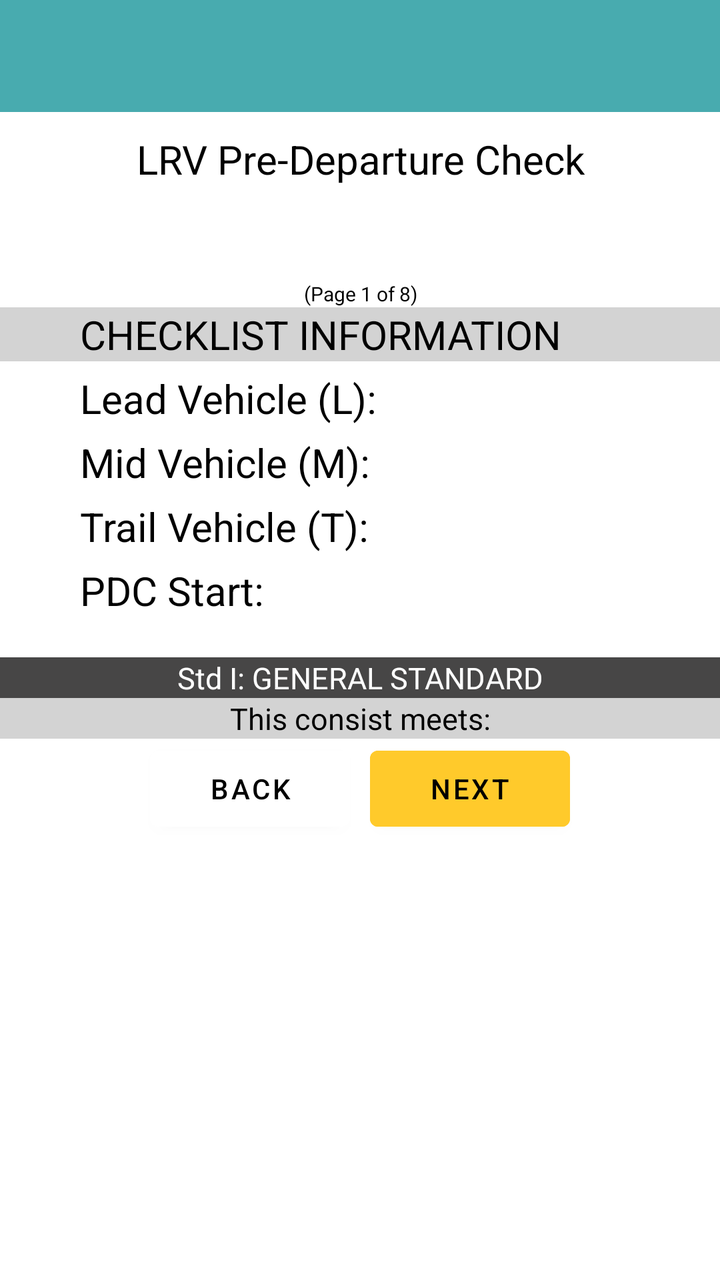
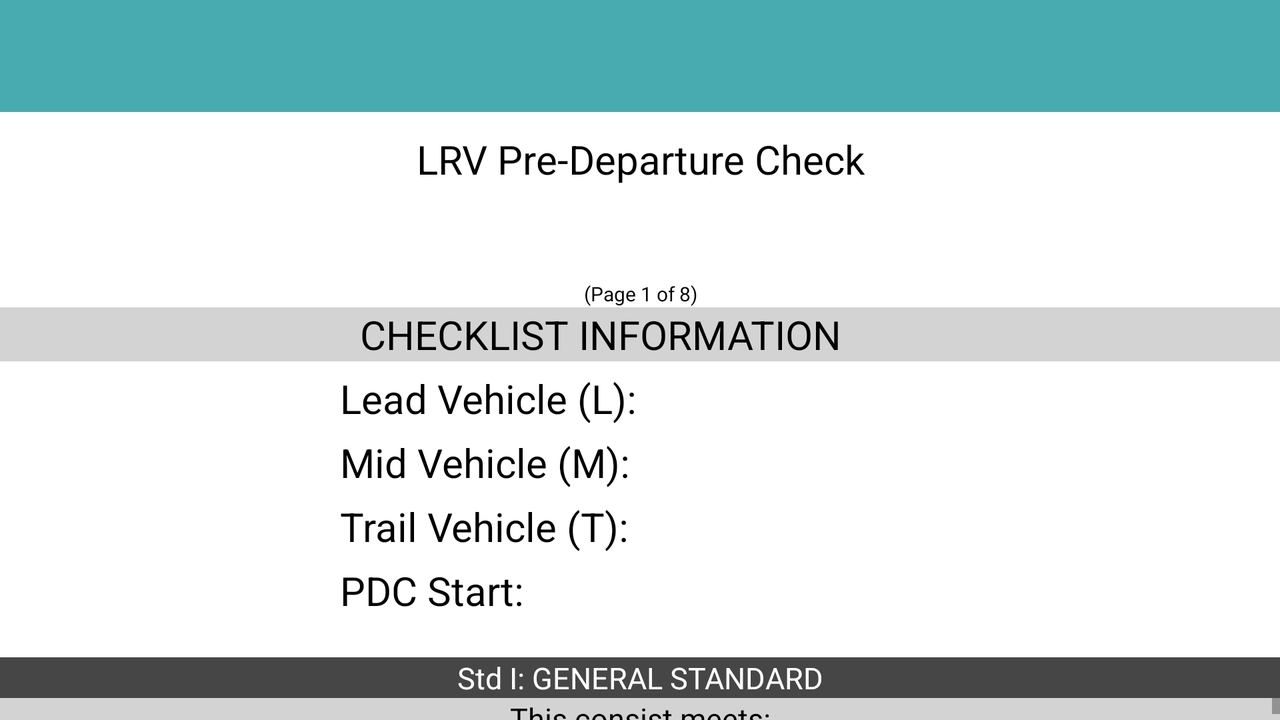

An Android layout and its configuration variant, each rendered on a device that would load it. The default file and the variant file are quoted in full after the pictures.
<!-- AndroidManifest.xml: application theme Theme.LightdarkMode -->
<!-- res/layout/fragment_general_s_t_d.xml -->
<?xml version="1.0" encoding="utf-8"?>
<LinearLayout xmlns:android="http://schemas.android.com/apk/res/android"
    xmlns:tools="http://schemas.android.com/tools"
    android:layout_width="match_parent"
    android:layout_height="match_parent"
    android:orientation="vertical"

    android:id="@+id/linear"
    tools:context=".generalSTD">
    <androidx.appcompat.widget.Toolbar
        android:id="@+id/my_toolbar"
        android:layout_width="match_parent"
        android:layout_height="wrap_content"
        android:background="@color/green"
        android:textColor="@color/white"
        android:theme="@style/ThemeOverlay.AppCompat.ActionBar"/>
<TextView
    android:id="@+id/tv"
    android:layout_width="match_parent"
    android:layout_height="wrap_content"
    android:gravity="center"

    android:textSize="20dp"
    android:layout_marginTop="10dp"
    android:text="LRV Pre-Departure Check"/>
    <TextView
        android:id="@+id/tv2"
        android:layout_width="match_parent"
        android:layout_height="wrap_content"
        android:gravity="center"

        android:textSize="20dp"
        android:layout_marginTop="10dp" />
    <TextView
        android:id="@+id/tv3"
        android:layout_width="match_parent"
        android:layout_height="wrap_content"
        android:gravity="center"

        android:textSize="10dp"
        android:layout_marginTop="10dp"
        android:text="(Page 1 of 8)"/>
    <LinearLayout
        android:id="@+id/linear1"
        android:layout_width="match_parent"
        android:layout_height="wrap_content"
        android:gravity="center"
        android:background="#d3d3d3"
        android:orientation="horizontal">
        <TextView
            android:id="@+id/tv4"
            android:layout_width="wrap_content"
            android:layout_height="wrap_content"
            android:gravity="center"
            android:textColor="@color/black"
            android:textSize="20dp"

            android:text="CHECKLIST INFORMATION"/>

        <Button
            android:id="@+id/btn"
            android:layout_width="20dp"
            android:layout_height="20dp"
            android:layout_marginStart="20dp"
            android:background="@drawable/add" />
    </LinearLayout>

    <LinearLayout
        android:id="@+id/linear2"
        android:layout_width="wrap_content"
        android:layout_height="wrap_content"
        android:layout_marginTop="5dp"
        android:orientation="horizontal">
        <TextView
            android:id="@+id/tv6"

            android:layout_marginStart="40dp"
            android:layout_width="150dp"
            android:layout_height="wrap_content"
            android:textSize="20dp"

            android:text="Lead Vehicle (L):"
            />
        <TextView
            android:id="@+id/lvd"

            android:layout_marginStart="40dp"
            android:layout_width="150dp"
            android:layout_height="wrap_content"
            android:textSize="20dp"

            />
    </LinearLayout>

    <LinearLayout
        android:id="@+id/linear5"
        android:layout_width="wrap_content"
        android:layout_height="wrap_content"
        android:layout_marginTop="5dp"
        android:orientation="horizontal">
        <TextView
            android:id="@+id/tv5"

            android:layout_marginStart="40dp"
            android:layout_width="150dp"
            android:layout_height="wrap_content"
            android:textSize="20dp"

            android:text="Mid Vehicle (M):"
            />
        <TextView
            android:id="@+id/mvd"

            android:layout_marginStart="40dp"
            android:layout_width="150dp"
            android:layout_height="wrap_content"
            android:textSize="20dp"

            />
    </LinearLayout>
    <LinearLayout
        android:id="@+id/linear3"
        android:layout_width="wrap_content"
        android:layout_height="wrap_content"
        android:layout_marginTop="5dp"
        android:orientation="horizontal">
        <TextView
            android:id="@+id/dt"

            android:layout_marginStart="40dp"
            android:layout_width="150dp"
            android:layout_height="wrap_content"
            android:textSize="20dp"

            android:text="Trail Vehicle (T):"
            />
        <TextView
            android:id="@+id/tvd"
            android:layout_marginStart="40dp"
            android:layout_width="150dp"
            android:layout_height="wrap_content"
            android:textSize="20dp"


            />
    </LinearLayout>
    <LinearLayout
        android:id="@+id/linear4"
        android:layout_width="wrap_content"
        android:layout_height="wrap_content"
        android:layout_marginTop="5dp"
        android:orientation="horizontal">
        <TextView
            android:id="@+id/lv"

            android:layout_marginStart="40dp"
            android:layout_width="150dp"
            android:layout_height="wrap_content"
            android:textSize="20dp"

            android:text="PDC Start:"
            />
        <TextView
            android:id="@+id/dtd"
            android:layout_marginTop="10dp"
            android:layout_marginStart="40dp"
            android:layout_width="150dp"
            android:layout_height="wrap_content"
            android:textSize="20dp"
            />
    </LinearLayout>
    <TextView
        android:id="@+id/tv7"
        android:layout_width="match_parent"
        android:layout_height="wrap_content"
        android:gravity="center"
        android:textColor="@color/white"
        android:textSize="15dp"
        android:layout_marginTop="10dp"
        android:background="#474646"
        android:text="Std I: GENERAL STANDARD"/>
    <TextView
        android:id="@+id/tv8"
        android:layout_width="match_parent"
        android:layout_height="wrap_content"
        android:gravity="center"
        android:textColor="@color/black"
        android:textSize="15dp"
        android:background="#d3d3d3"
        android:text="This consist meets:"/>
    <TableLayout
        android:id="@+id/table"
        android:layout_marginStart="10dp"
       android:layout_gravity="center"
        android:layout_width="wrap_content"
        android:layout_height="wrap_content">



    </TableLayout>

<LinearLayout
    android:layout_width="match_parent"
    android:layout_height="wrap_content"
    android:gravity="center"
    android:orientation="horizontal">
    <Button
    android:id="@+id/back"
    android:layout_width="100dp"
        android:backgroundTint="#ffff"
        android:text="Back"
        android:textColor="@color/black"
    android:layout_height="50dp"/>
    <Button
        android:id="@+id/next"
        android:layout_marginStart="10dp"
        android:backgroundTint="#ffca2b"
        android:layout_width="100dp"
        android:text="Next"
        android:textColor="@color/black"
        android:layout_height="50dp"/>
</LinearLayout>


</LinearLayout>
<!-- resources referenced by this layout -->
<resources>
  <color name="black">#FF000000</color>
  <color name="green">#48ABAF</color>
  <color name="white">#FFFFFFFF</color>
  <style name="Theme.LightdarkMode" parent="Theme.MaterialComponents.DayNight.NoActionBar">
          
          <item name="colorPrimary">#48ABAF</item>
          <item name="colorPrimaryDark">@color/purple_700</item>
          <item name="colorOnPrimary">@color/black</item>
          <item name="colorAccent">@color/teal_200</item>
          <item name="android:textColor">@color/black</item>
  
  
          <item name="android:windowBackground">@color/white</item>
          
      </style>
  <color name="purple_700">#FF3700B3</color>
  <color name="teal_200">#FF03DAC5</color>
</resources>
<!-- res/layout-land/fragment_general_s_t_d.xml (the repository's variant of the layout above) -->
<!-- drawn on the phone turned sideways -->
<?xml version="1.0" encoding="utf-8"?>
<LinearLayout xmlns:android="http://schemas.android.com/apk/res/android"
    xmlns:tools="http://schemas.android.com/tools"
    android:layout_width="match_parent"
    android:layout_height="match_parent"
    android:orientation="vertical"

    android:id="@+id/linear"
    tools:context=".generalSTD">
    <androidx.appcompat.widget.Toolbar
        android:id="@+id/my_toolbar"
        android:layout_width="match_parent"
        android:layout_height="wrap_content"
        android:background="@color/green"
        android:textColor="@color/white"
        android:theme="@style/ThemeOverlay.AppCompat.ActionBar"/>
<TextView
    android:id="@+id/tv"
    android:layout_width="match_parent"
    android:layout_height="wrap_content"
    android:gravity="center"

    android:textSize="20dp"
    android:layout_marginTop="10dp"
    android:text="LRV Pre-Departure Check"/>
    <TextView
        android:id="@+id/tv2"
        android:layout_width="match_parent"
        android:layout_height="wrap_content"
        android:gravity="center"

        android:textSize="20dp"
        android:layout_marginTop="10dp" />
    <TextView
        android:id="@+id/tv3"
        android:layout_width="match_parent"
        android:layout_height="wrap_content"
        android:gravity="center"

        android:textSize="10dp"
        android:layout_marginTop="10dp"
        android:text="(Page 1 of 8)"/>
    <LinearLayout
        android:id="@+id/linear1"
        android:layout_width="match_parent"
        android:layout_height="wrap_content"
        android:gravity="center"
        android:background="#d3d3d3"
        android:orientation="horizontal">
        <TextView
            android:id="@+id/tv4"
            android:layout_width="wrap_content"
            android:layout_height="wrap_content"
            android:gravity="center"
            android:textColor="@color/black"
            android:textSize="20dp"

            android:text="CHECKLIST INFORMATION"/>

        <Button
            android:id="@+id/btn"
            android:layout_width="20dp"
            android:layout_height="20dp"
            android:layout_marginStart="20dp"
            android:background="@drawable/add" />
    </LinearLayout>

    <LinearLayout
        android:id="@+id/linear2"
        android:layout_width="wrap_content"
        android:layout_height="wrap_content"
        android:layout_gravity="center"
        android:layout_marginTop="5dp"
        android:orientation="horizontal">
        <TextView
            android:id="@+id/tv6"

            android:layout_marginStart="40dp"
            android:layout_width="150dp"
            android:layout_height="wrap_content"
            android:textSize="20dp"

            android:text="Lead Vehicle (L):"
            />
        <TextView
            android:id="@+id/lvd"

            android:layout_marginStart="40dp"
            android:layout_width="150dp"
            android:layout_height="wrap_content"
            android:textSize="20dp"

            />
    </LinearLayout>

    <LinearLayout
        android:id="@+id/linear5"
        android:layout_width="wrap_content"
        android:layout_height="wrap_content"
        android:layout_marginTop="5dp"
        android:layout_gravity="center"
        android:orientation="horizontal">
        <TextView
            android:id="@+id/tv5"

            android:layout_marginStart="40dp"
            android:layout_width="150dp"
            android:layout_height="wrap_content"
            android:textSize="20dp"

            android:text="Mid Vehicle (M):"
            />
        <TextView
            android:id="@+id/mvd"

            android:layout_marginStart="40dp"
            android:layout_width="150dp"
            android:layout_height="wrap_content"
            android:textSize="20dp"

            />
    </LinearLayout>
    <LinearLayout
        android:id="@+id/linear3"
        android:layout_width="wrap_content"
        android:layout_height="wrap_content"
        android:layout_marginTop="5dp"
        android:layout_gravity="center"
        android:orientation="horizontal">
        <TextView
            android:id="@+id/dt"

            android:layout_marginStart="40dp"
            android:layout_width="150dp"
            android:layout_height="wrap_content"
            android:textSize="20dp"

            android:text="Trail Vehicle (T):"
            />
        <TextView
            android:id="@+id/tvd"
            android:layout_marginStart="40dp"
            android:layout_width="150dp"
            android:layout_height="wrap_content"
            android:textSize="20dp"


            />
    </LinearLayout>
    <LinearLayout
        android:id="@+id/linear4"
        android:layout_width="wrap_content"
        android:layout_height="wrap_content"
        android:layout_marginTop="5dp"
        android:layout_gravity="center"
        android:orientation="horizontal">
        <TextView
            android:id="@+id/lv"

            android:layout_marginStart="40dp"
            android:layout_width="150dp"
            android:layout_height="wrap_content"
            android:textSize="20dp"

            android:text="PDC Start:"
            />
        <TextView
            android:id="@+id/dtd"
            android:layout_marginTop="10dp"
            android:layout_marginStart="40dp"
            android:layout_width="150dp"
            android:layout_height="wrap_content"
            android:textSize="20dp"
            />
    </LinearLayout>
    <TextView
        android:id="@+id/tv7"
        android:layout_width="match_parent"
        android:layout_height="wrap_content"
        android:gravity="center"
        android:textColor="@color/white"
        android:textSize="15dp"
        android:layout_marginTop="10dp"
        android:background="#474646"
        android:text="Std I: GENERAL STANDARD"/>

    <ScrollView
        android:layout_width="match_parent"
        android:layout_height="match_parent"
>
        <LinearLayout
            android:layout_width="match_parent"
            android:layout_height="wrap_content"
            android:orientation="vertical">
            <TextView
                android:id="@+id/tv8"
                android:layout_width="match_parent"
                android:layout_height="wrap_content"
                android:gravity="center"
                android:textColor="@color/black"
                android:textSize="15dp"
                android:background="#d3d3d3"
                android:text="This consist meets:"/>
        <TableLayout
        android:id="@+id/table"
        android:layout_width="wrap_content"
        android:layout_height="wrap_content">



    </TableLayout>

<LinearLayout
    android:layout_width="match_parent"
    android:layout_height="wrap_content"
    android:gravity="center"
    android:orientation="horizontal">
    <Button
    android:id="@+id/back"
    android:layout_width="100dp"
        android:backgroundTint="#ffff"
        android:text="Back"
        android:textColor="@color/black"
    android:layout_height="50dp"/>
    <Button
        android:id="@+id/next"
        android:layout_marginStart="10dp"
        android:backgroundTint="#ffca2b"
        android:layout_width="100dp"
        android:text="Next"
        android:textColor="@color/black"
        android:layout_height="50dp"/>
</LinearLayout>
        </LinearLayout>
    </ScrollView>
</LinearLayout>
